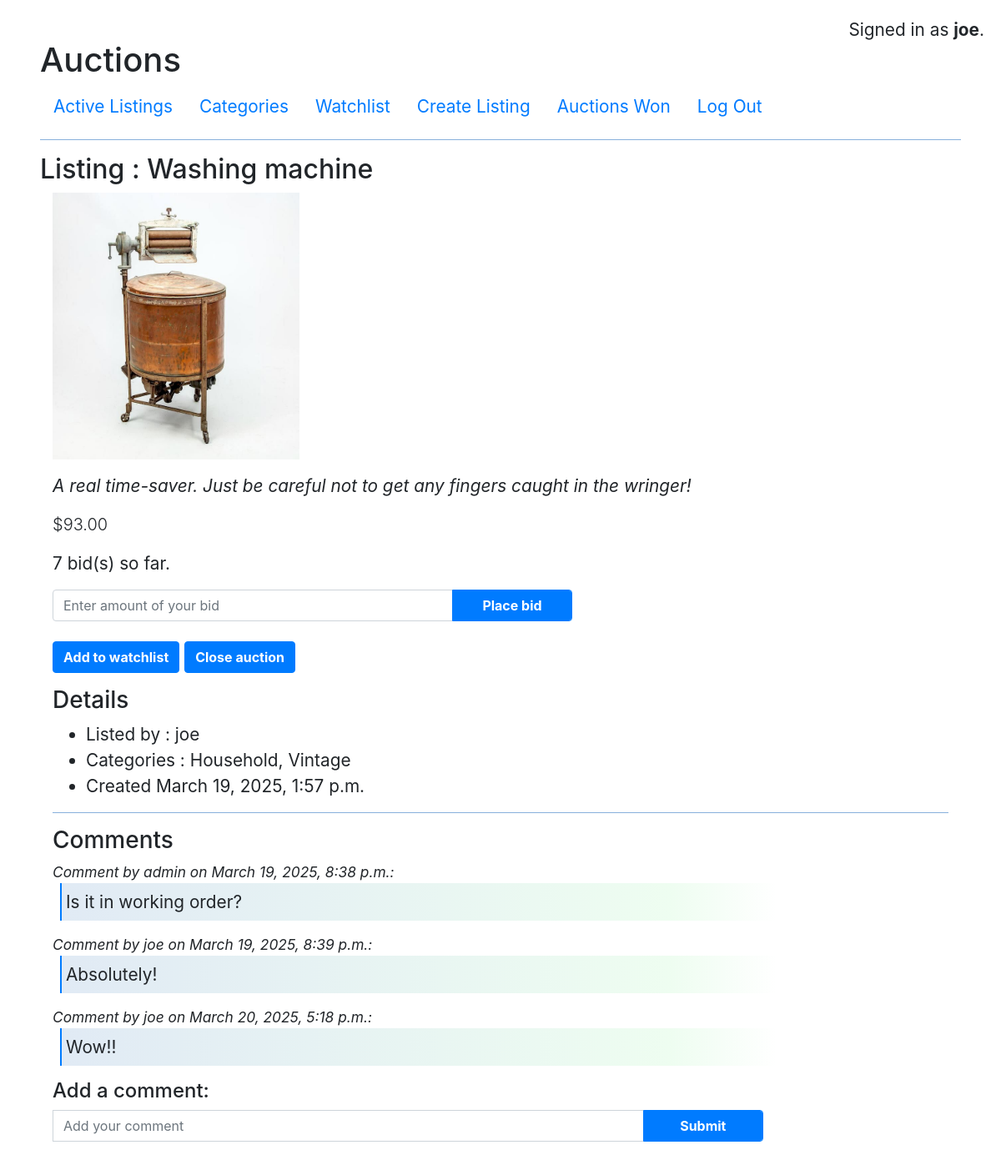
The page /listings/19 (signed in) on the database its author committed.
### auctions/models.py (models this page shows, shortened)
class User(AbstractUser):
    number_on_watchlist = models.CharField(blank=True, max_length=8)

class Listings(models.Model):
    vendor = models.ForeignKey(User, on_delete=models.CASCADE, related_name="user_listings")
    categories = models.ManyToManyField(Categories, related_name="listed")
    title = models.CharField(max_length=64)
    description = models.CharField(max_length=256, blank=True, default="")
    reserve_price = models.DecimalField(decimal_places=2, max_digits=8, default=0)
    date_listed = models.DateTimeField(auto_now_add=True)
    img_file = models.CharField(max_length=64, blank=True, default="")
    active = models.BooleanField(default=True)

class Comments(models.Model):
    comment_by = models.ForeignKey(User, on_delete=models.CASCADE, related_name="user_comments")
    comment_on = models.ForeignKey(Listings, on_delete=models.CASCADE)
    comment = models.CharField(max_length=1024)
    date = models.DateTimeField(auto_now_add=True)

### auctions/views.py (the view)
# urls.py: path("listings/<str:listing>", views.listings, name="listings"),
@login_required(login_url='/login')
def listings(request, listing):
    if request.method == "POST":
        form = BidsForm(request.POST)
        keys = form.data.keys()
        if "place_bid" in keys:
            if form.is_valid():
                amt = float(form.cleaned_data["amount"])
                high_bid = float(request.POST["high_bid"])
                if int(request.POST["num_bids"]) > 0:
                    if amt > high_bid:
                        new_bid = Bids(item_id=int(listing), bidder_id=request.user.id, amount=amt)
                        new_bid.save()
                        deets = ListingDetails(request.user.id, listing)
                        deets.msg = "Your bid was recorded."
                        return render(request, "auctions/listings.html", {
                            "details": deets
                        })
                    else:
                        deets = ListingDetails(request.user.id, listing)
                        deets.msg = "Error: Bid must be greater than the previous bid."
                        return render(request, "auctions/listings.html", {
                            "details": deets
                        })
                else:
                    if amt >= high_bid:
                        new_bid = Bids(item_id=int(listing), bidder_id=request.user.id, amount=amt)
                        new_bid.save()
                        return HttpResponseRedirect(request.path_info)
                    else:
                        deets = ListingDetails(request.user.id, listing)
                        deets.msg = "Error: Bid must be greater than or equal to the reserve price."
                        return render(request, "auctions/listings.html", {
                            "details": deets
                        })
            else:
                deets = ListingDetails(request.user.id, listing)
                deets.msg = "Error: Bid must be a valid two-digit number."
                return render(request, "auctions/listings.html", {
                    "details": deets
                })
        elif "watch" in keys:
            if form.data["watch"] == "1":
                new_watch = Watch(item_id=int(listing), watcher_id=request.user.id)
                try:
                    new_watch.save()
                except IntegrityError:
                    return render(request, "auctions/message.html", {
                        "message": "Error"
                    })
                else:
                    util.update_user_number_watching(request)
                    return HttpResponseRedirect("/listings/" + listing)
            elif form.data["watch"] == "2":
                x = Watch.objects.filter(watcher_id=request.user.id, item_id=int(listing))
                if x.count() == 1:
                    try:
                        x.delete()
                    except IntegrityError:
                        return render(request, "auctions/message.html", {
                            "message": "Error"
                        })
                    else:
                        util.update_user_number_watching(request)
                        return HttpResponseRedirect("/listings/" + listing)
        elif "close" in keys:
            Listings.objects.filter(pk=int(listing)).update(active=False)
            return HttpResponseRedirect(request.path_info)
        elif "add-comment" in keys:
            new_comment = Comments(comment_by_id=request.user.id, comment_on_id=int(listing), comment=request.POST["comment"])
            try:
                new_comment.save()
            except IntegrityError:
                return render(request, "auctions/message.html", {
                    "message": "Error in saving comment"
                })
            else:
                return HttpResponseRedirect("/listings/" + listing)
        else:
            return render(request, "auctions/message.html", {
                "message": "Error"
            })
    else:
        if request.user.id == None:
            return render(request, "auctions/message.html", {
                "message": "Please log in to view auction item details."
            })
        deets = ListingDetails(request.user.id, listing)
        return render(request, "auctions/listings.html", {
            "details": deets
        })

### auctions/templates/auctions/listings.html (shortened to what this page needs)
{% extends "auctions/layout.html" %}
{% block body %}
    <h2>Listing : {{ details.listingObj.title }}</h2>
    <div class="container-fluid">
        <div class="row">
            <div class="col-12">
                <p><img src="/static/auctions/images/{{details.listingObj.img_file}}" style="max-height: 20rem;"></p>
            </div>
            <div class="col-12">
                <p style="font-style: italic;">{{ details.listingObj.description }}</p>
                <p class="lead">${{ details.high_bid }}</p>
                {% if details.listingObj.active %}
                <p>{{ details.num_bids }} bid(s) so far. {% if details.high_bidder %}Your bid is the current high bid.{% endif %}</p>
                <form id="form1" action="#" method="POST">
                    <div>
                        <div class="input-group">
                        <input type="text" name="amount"id="amount" class="form-control mb-4" placeholder="Enter amount of your bid" style="max-width:30rem">
                        <button type="submit" name="place_bid" value="1" class="btn btn-primary form-control" style="max-width: 9rem;">Place bid</button>
                        </div>
                        {% if details.watched %}
                            <button type="submit" name="watch" value="2" class="btn btn-primary">Remove from watchlist</button>
                        {% else %}
                            <button type="submit" name="watch" value="1" class="btn btn-primary">Add to watchlist</button>
                        {% endif %}
                        {% if details.listingObj.vendor.id == request.user.id %}
                            <button type="submit" name="close" value="1" class="btn btn-primary">Close auction</button>
                        {% endif %}
                    </div>
                </form>
                {% else %}
                    <p>This auction is <span class="badge bg-primary" style="color:#ffffff;">closed</span>.</p>
                    {% if details.winner %}<p>You are the <span class="badge bg-primary" style="color:#ffffff;">winner</span> of the auction!</p>  {% endif %}
                {% endif %}
                <h3 class="mt-3">Details</h3>
                <ul>
                    <li>Listed by : {{ details.listingObj.vendor }}</li>
                    <li>Categories : {{ details.categories }} </li>
                    <li>Created {{ details.listingObj.date_listed }}</li>
                </ul>
                <hr>
                <h3 class="mt-3">Comments</h3>
                <div class="comments">
                {% for comment in details.comments %}
                    <div>
                        <p>
                            Comment by {{ comment.comment_by }} on {{ comment.date }}:
                        </p>
                        <blockquote>
                            {{ comment.comment }}
                        </blockquote>
                    </div>
                {% endfor %}
                </div>
                <h4>Add a comment:</h4>
                <form id="form2" action="#" method="POST">
                    <div class="input-group">
                    <input type="text" name="comment" placeholder="Add your comment" class="form-control" style="max-width: 66%;">
                    <button type="submit" name="add-comment" value="1" class="btn btn-primary form-control" style="max-width: 9rem;">Submit</button>
                    </div>
                </form>
            </div>
        </div>
    </div>
{% endblock %}

### auctions/templates/auctions/layout.html (shortened to what this page needs)
{% load static %}
<!DOCTYPE html>
<html lang="en">
    <head>
        <link rel="stylesheet" href="https://stackpath.bootstrapcdn.com/bootstrap/4.4.1/css/bootstrap.min.css">
        <link href="{% static 'auctions/styles.css' %}" rel="stylesheet">
    </head>
    <body>
        <h1>Auctions</h1>
        <div style="position:fixed;top:20px;right:20px;">
            {% if user.is_authenticated %}
                Signed in as <strong>{{ user.username }}</strong>.
            {% else %}
                Not signed in.
            {% endif %}
        </div>
        <ul class="nav">
            <li class="nav-item">
                <a class="nav-link" href="{% url 'index' %}">Active Listings</a>
            </li>
            <li>
                <a class="nav-link" href="{% url 'categories' %}">Categories</a>
            </li>
            {% if user.is_authenticated %}
                <li class="nav-item">
                    <a class="nav-link" href="{% url 'watchlist' %}">Watchlist </a>
                </li>
                <li class="nav-item">
                    <a class="nav-link" href="{% url 'add_listing' %}">Create Listing</a>
                </li>
                <li class="nav-item">
                    <a class="nav-link" href="{% url 'won' %}">Auctions Won</a>
                </li>
                <li class="nav-item">
                    <a class="nav-link" href="{% url 'logout' %}">Log Out</a>
                </li>
            {% endif %}
        </ul>
        <hr>
        {% block body %}
        {% endblock %}
    </body>
</html>

### auctions/static/auctions/styles.css (style rules this page uses)
body { margin: 3rem; font-size: 1.3rem; }
blockquote { margin-left: 9px; border-left: 2px solid #007bff; padding-left: 5px; padding-top: 7px; padding-bottom: 7px; background: linear-gradient(90deg, #0555ab1f, #caf9d252 85%, transparent); width: 80%; }
hr { border-top-color: #0057b578; }
.btn { font-weight: 700; }
.comments p { font-size: smaller; font-style: italic; margin-bottom: 0; }

### rows shown on the page
User: username "joe"
Listings: listingObj "Washing machine", listingObj.img_file (picture), listingObj.description "A real time-saver. Just be careful not to get any fingers caught in the wringer!", listingObj.vendor "joe", listingObj.date_listed "March 19, 2025, 1:57 p.m."
Comments: comment_by "admin", date "March 19, 2025, 8:38 p.m.", comment "Is it in working order?"
Comments: comment_by "joe", date "March 19, 2025, 8:39 p.m.", comment "Absolutely!"
Comments: comment_by "joe", date "March 20, 2025, 5:18 p.m.", comment "Wow!!"

### other values the page prints
{{ details.high_bid }} "93.00"
{{ details.num_bids }} "7"
{{ details.categories }} "Household, Vintage"
